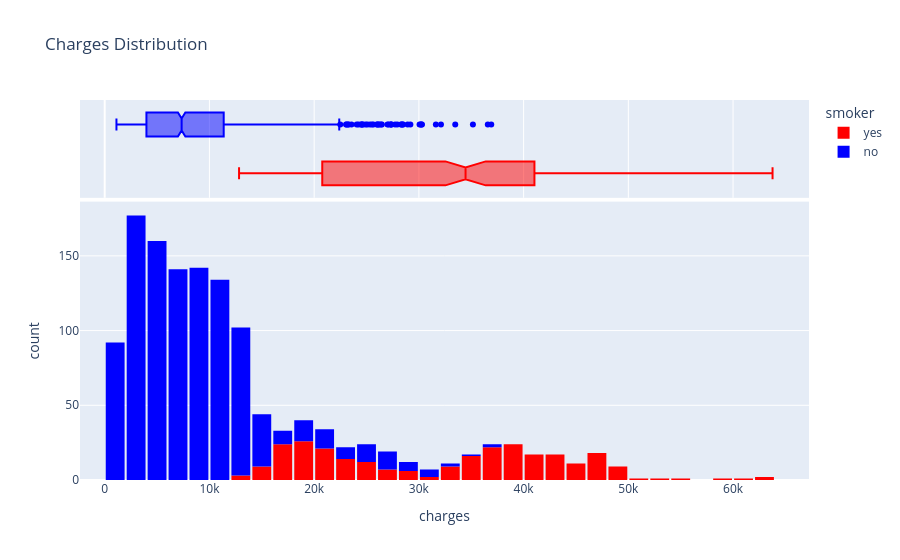

This figure's notebook cell:
### Markdown cell above
Charges Distribution

### Code cell
fig=px.histogram(insurance,x='charges',marginal='box',title='Charges Distribution',color='smoker',color_discrete_map={'yes':'red','no':'blue'})
fig.update_layout(bargap=0.1)
fig

### Figure 1 — Plotly figure (JSON) as saved in the notebook; plotly's stock layout.template omitted (floating-point values rounded to 4 significant figures; data arrays with more than 128 entries replaced by an {"elided": "..."} marker saying what was removed)
{"data": [{"bingroup": "x", "hovertemplate": "smoker=yes<br>charges=%{x}<br>count=%{y}<extra></extra>", "legendgroup": "yes", "marker": {"color": "red", "pattern": {"shape": ""}}, "name": "yes", "orientation": "v", "showlegend": true, "type": "histogram", "x": {"elided": "274 float values"}, "xaxis": "x", "yaxis": "y"}, {"hovertemplate": "smoker=yes<br>charges=%{x}<extra></extra>", "legendgroup": "yes", "marker": {"color": "red"}, "name": "yes", "notched": true, "showlegend": false, "type": "box", "x": {"elided": "274 float values"}, "xaxis": "x2", "yaxis": "y2"}, {"bingroup": "x", "hovertemplate": "smoker=no<br>charges=%{x}<br>count=%{y}<extra></extra>", "legendgroup": "no", "marker": {"color": "blue", "pattern": {"shape": ""}}, "name": "no", "orientation": "v", "showlegend": true, "type": "histogram", "x": {"elided": "1064 float values"}, "xaxis": "x", "yaxis": "y"}, {"hovertemplate": "smoker=no<br>charges=%{x}<extra></extra>", "legendgroup": "no", "marker": {"color": "blue"}, "name": "no", "notched": true, "showlegend": false, "type": "box", "x": {"elided": "1064 float values"}, "xaxis": "x2", "yaxis": "y2"}], "layout": {"bargap": 0.1, "barmode": "relative", "legend": {"title": {"text": "smoker"}, "tracegroupgap": 0}, "title": {"text": "Charges Distribution"}, "xaxis": {"anchor": "y", "domain": [0, 1], "title": {"text": "charges"}}, "xaxis2": {"anchor": "y2", "domain": [0, 1], "matches": "x", "showgrid": true, "showticklabels": false}, "yaxis": {"anchor": "x", "domain": [0, 0.7326], "title": {"text": "count"}}, "yaxis2": {"anchor": "x2", "domain": [0.7426, 1], "matches": "y2", "showgrid": false, "showline": false, "showticklabels": false, "ticks": ""}}}
